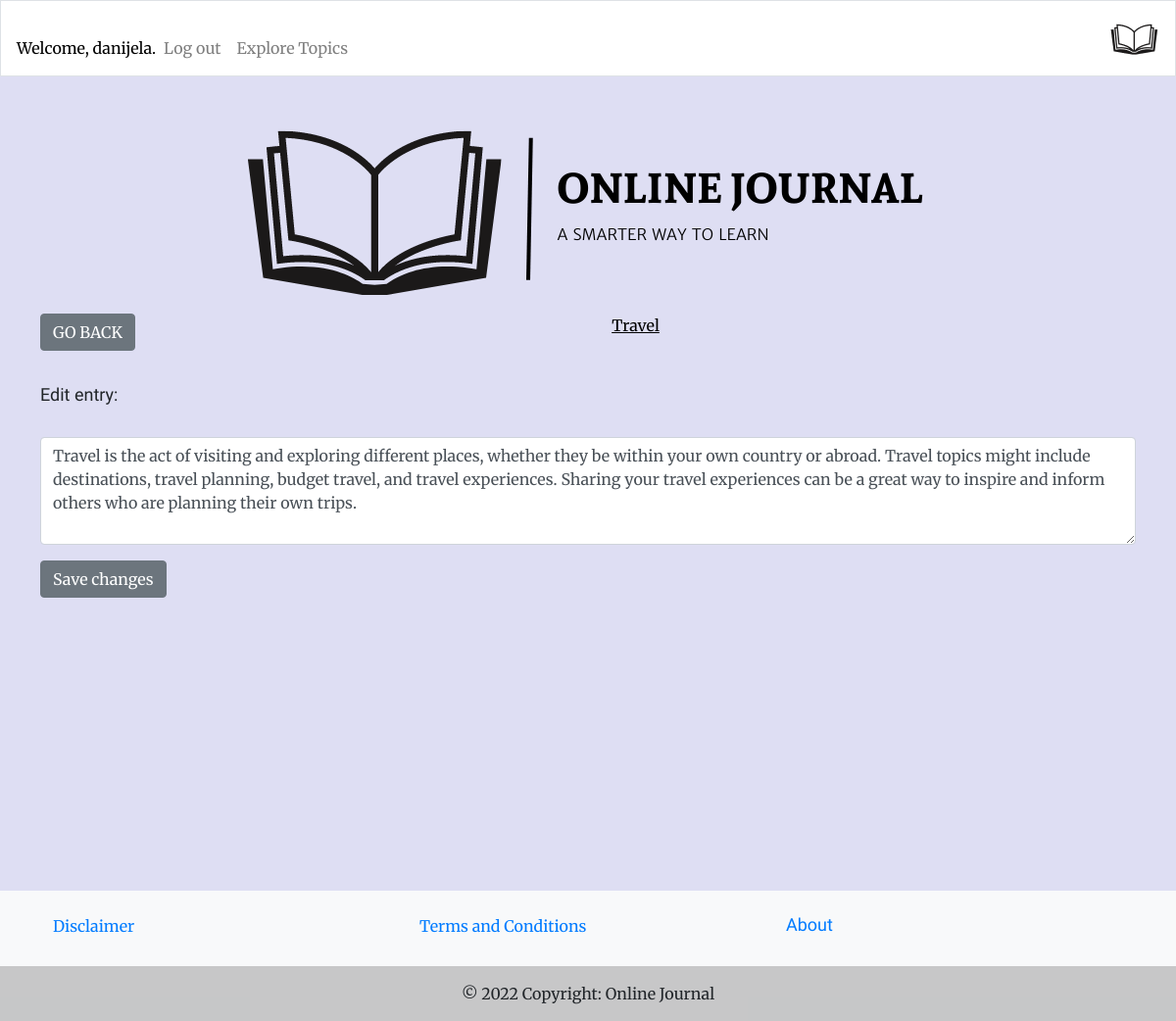
Screenshot of /edit_entry/15/ (signed in) with the database file from the repository.
### learning_logs/models.py (models this page shows, shortened)
class Topic(models.Model):
    text = models.CharField(max_length=200, validators=[validate_non_numeric, validate_special_characters])
    date_added = models.DateTimeField(auto_now_add=True)
    def __str__(self):
        return self.text

class Entry(models.Model):
    topic = models.ForeignKey(Topic, on_delete=models.CASCADE)
    text = models.TextField()
    date_added = models.DateTimeField(auto_now_add=True)

### learning_logs/views.py (the view)
# urls.py: path('edit_entry/<int:entry_id>/', views.edit_entry, name='edit_entry'),
@login_required
def edit_entry(request, entry_id):
    entry = get_object_or_404(Entry, id=entry_id)
    topic = entry.topic
    if request.method != 'POST':
        form = EntryModelForm(instance=entry)
    else:
        form = EntryModelForm(instance=entry, data=request.POST)
        if form.is_valid():
            form.save()
            return redirect('learning_logs:topic', topic_id=topic.id)
    context = {'entry': entry, 'topic': topic, 'form': form}
    return render(request, 'learning_logs/edit_entry.html', context)

### learning_logs/models.py
class EntryModelForm(forms.ModelForm):
    text = forms.CharField(
        label='',
        widget=forms.Textarea(attrs={'class': 'form-control', 'rows': 4}),
        validators=[non_numeric, validate_length]
    )
    class Meta:
        model = Entry
        fields = ['text']

### learning_logs/templates/learning_logs/edit_entry.html (shortened to what this page needs)
{% extends "learning_logs/base.html" %}
{% load bootstrap4 %}
{% block content %}
<a class="btn btn-secondary go-back" href="javascript:history.back()">Go back</a>
  <p id="topic-name">
    <a class="topic-on-hand topic-edit" href="{% url 'learning_logs:topic' topic.id %}">{{ topic }}</a>
  </p>
  <h3>Edit entry:</h3>
  <form action="{% url 'learning_logs:edit_entry' entry.id %}" method='post'>
    {% bootstrap_form form %}
    <button name="submit" class="btn btn-secondary">Save changes</button>
  </form>
{% endblock content %}

### learning_logs/templates/learning_logs/base.html (shortened to what this page needs)
<!DOCTYPE html>
{% load bootstrap4 %}
{% load static %}
<html lang="en">
<head>
  {% block css %}
  <link rel="stylesheet" href="https://cdn.jsdelivr.net/npm/bootstrap@4.6.2/dist/css/bootstrap.min.css"
>
  {% endblock %}
  <link rel="stylesheet" href='{% static "css/styles.css" %}' type="text/css">
</head>
<body>
  <nav class="navbar navbar-expand-md mb-4 border navbar-light">
    <div class="collapse navbar-collapse" id="navbarTogglerDemo01">
      <ul class="navbar-nav">
        {% if user.is_authenticated %}
        <li class="nav-item">
          <span class="navbar-text">Welcome, {{ user.username }}.</span>
        </li>
        <li class="nav-item">
          <a class="nav-link" href="{% url 'users:logout' %}">Log out</a>
        </li>
        {% else %}
        <li class="nav-item">
          <a class="nav-link" href="{% url 'users:login' %}">Log in</a></li>
        <li class="nav-item">
          <a class="nav-link" href="{% url 'users:register' %}">Register</a>
        {% endif %}
      </ul>
      <ul class="navbar-nav">
        <li class="nav-item">
          <a class="nav-link" href="{% url 'learning_logs:topics'%}">
            Explore Topics</a></li>
      </ul>
    </div>
    <a class="navbar-brand mx-auto" href="{% url 'learning_logs:index'%}">
      <img src="{% static 'images/navbar-logo.png' %}" alt="Logo">
      </a>
  </nav>
  <main class="container">
    <div class="container-md">
      <img class="logo-img" src="{% static 'images/logo.png' %}" alt="Logo">
    </div>
    <div>
      {% block content %}{% endblock content%}
    </div>
  </main>
  {% include 'learning_logs/footer.html' %}
</body>
</html>

### learning_logs/static/css/styles.css (style rules this page uses)
h1, h2, h3, h4, h5, h6 { font-family: 'Sura', sans-serif; font-size: large; }
body { background-color: #dedef3; font-family: 'Merriweather', sans-serif; }
.navbar { background: white; }
.navbar-brand { color: rgb(255 255 255); text-transform: uppercase; }
.nav-item, .nav-link { color: black; }
.navbar-light .navbar-text { color: black!important; }
.topic-on-hand { text-decoration: underline; color: black; text-align: center; }
.btn-secondary.go-back { float: left!important; }
main.container { padding: 11px; margin-bottom: 18rem; }
ul { margin-top: 20px!important; }
.container-md { text-align: center; }
img { display: block !important; margin: auto !important; }
.go-back { color: white; text-decoration: none; text-transform: uppercase; }
p#topic-name { margin-bottom: 3rem; text-align: center; }

### rows the page displays
Topic: text "Travel"
Entry: text "Travel is the act of visiting and exploring different places, whether they be within your own country or abroad. Travel topics might include destinations, travel planning, budget travel, and travel experiences. Sharing your travel experiences can be a great way to inspire and inform others who are planning their own trips."

### other values shown
{{ user.username }} "danijela"
